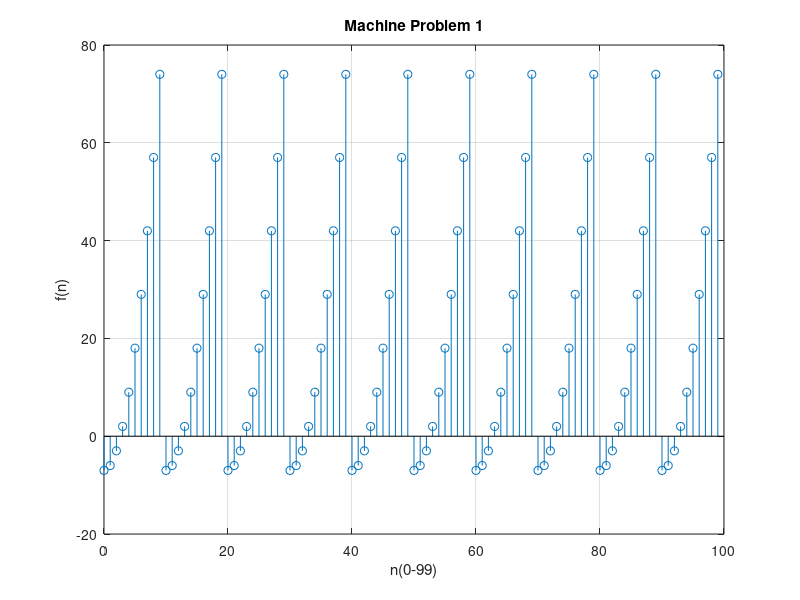

Write MATLAB code to recreate this figure.
% MACHINE PROBLEM 1
% Program for graphing values of f(n) from n= 0 to 99

% Creating a sequence of numbers with 0 value having the size of 100
f=zeros(size(0:99));

% loop starting from 0 to 99
for x=0:99
    
    % boolean expression where it tests if x is less than 9
    a= x<=9;
    
    % boolean expression where it tests if x is greater than or equal to 10
    b= x>=10  ;
    
    % the value that is obtained from a & b is 1 (true) or 0 (false)
    
    
    % the boolean integer result from b is incorporated to the given piecewise
    % function [f(n-10)]
    % when the boolean expression is false or 0, the function will be
    % invalid and will not run
    c= (x*b)-10;
    
    % the result from c will result in a negative value when x= 0 to 9
    % when the index is negative the program will have an error
    % to prevent error the result from c will be in absolute value
    d= (abs(c));
    
    
% f is a variable with size 0:99, (x+1) is the index where a value should be stored
% (x+1) is used because, index cannot be negative integer or zero

% the piecewise function is added, while incorporating the boolean
% expression
% when the boolean expression is false, a certain function will be disregard
% because it is multiplied to 0

% f(d+1) is used because the index started with 1
f(x+1) = (x<=9)*(((x*(a))^2)-7) + (x>=10)*(f(d+1));
end

% plotting the values of x as 0:99, and y as f, using stem
stem(0:99,f);

% putting grid
grid on

% putting title
title('Machine Problem 1')

% putting label
xlabel('n(0-99)') 
ylabel('f(n)') 